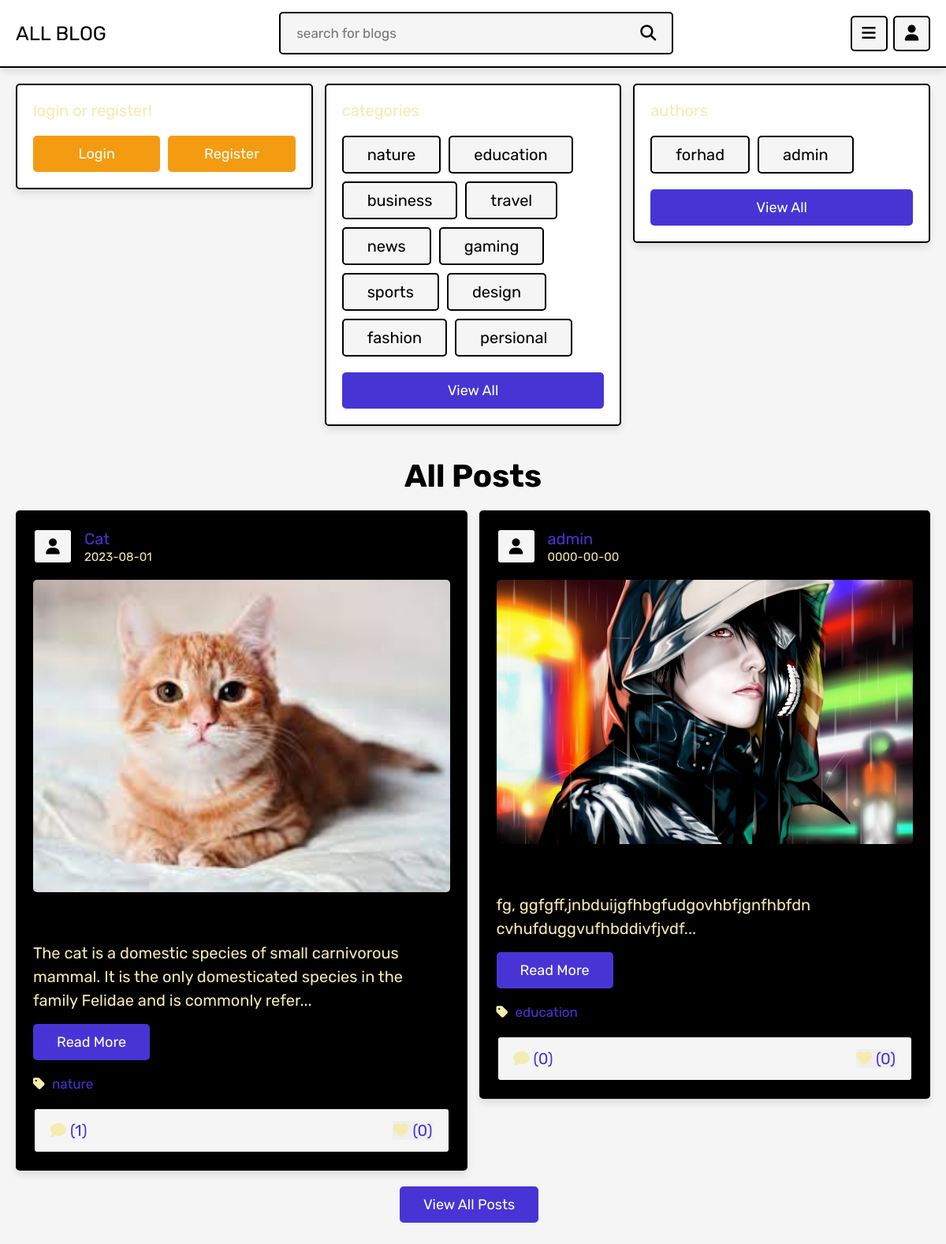
The app's page /home.php with its own data.
### tables this page shows
CREATE TABLE `posts` (
  `id` int(11) NOT NULL,
  `admin_id` int(11) NOT NULL,
  `name` varchar(100) NOT NULL,
  `title` varchar(100) NOT NULL,
  `content` varchar(1000) NOT NULL,
  `category` varchar(100) NOT NULL,
  `image` varchar(500) NOT NULL,
  `date` date NOT NULL,
  `status` varchar(10) NOT NULL
);

### home.php (the view, shortened to what this page needs)
<?php
include 'components/connect.php';
if(isset($_SESSION['user_id'])){
   $user_id = $_SESSION['user_id'];
}else{
   $user_id = '';
};
?>
<!DOCTYPE html>
<html lang="en">
<head>
   <link rel="stylesheet" href="https://cdnjs.cloudflare.com/ajax/libs/font-awesome/6.1.1/css/all.min.css">
   <link rel="stylesheet" href="css/style.css">
</head>
<body>
<?php include 'components/user_header.php'; ?>
<section class="home-grid">
   <div class="box-container">
      <div class="box">
         <?php
            $select_profile = $conn->prepare("SELECT * FROM `users` WHERE id = ?");
            $select_profile->execute([$user_id]);
            if($select_profile->rowCount() > 0){
               $fetch_profile = $select_profile->fetch(PDO::FETCH_ASSOC);
               $count_user_comments = $conn->prepare("SELECT * FROM `comments` WHERE user_id = ?");
               $count_user_comments->execute([$user_id]);
               $total_user_comments = $count_user_comments->rowCount();
               $count_user_likes = $conn->prepare("SELECT * FROM `likes` WHERE user_id = ?");
               $count_user_likes->execute([$user_id]);
               $total_user_likes = $count_user_likes->rowCount();
         ?>
         <p> welcome <span><?= $fetch_profile['name']; ?></span></p>
         <p>total comments : <span><?= $total_user_comments; ?></span></p>
         <p>posts liked : <span><?= $total_user_likes; ?></span></p>
         <a href="update.php" class="btn">update profile</a>
         <div class="flex-btn">
            <a href="user_likes.php" class="option-btn">likes</a>
            <a href="user_comments.php" class="option-btn">comments</a>
         </div>
         <?php
            }else{
         ?>
            <p class="name">login or register!</p>
            <div class="flex-btn">
               <a href="login.php" class="option-btn">login</a>
               <a href="register.php" class="option-btn">register</a>
            </div>
         <?php
          }
         ?>
      </div>
      <div class="box">
         <p>categories</p>
         <div class="flex-box">
            <a href="category.php?category=nature" class="links">nature</a>
            <a href="category.php?category=education" class="links">education</a>
            <a href="category.php?category=business" class="links">business</a>
            <a href="category.php?category=travel" class="links">travel</a>
            <a href="category.php?category=news" class="links">news</a>
            <a href="category.php?category=gaming" class="links">gaming</a>
            <a href="category.php?category=sports" class="links">sports</a>
            <a href="category.php?category=design" class="links">design</a>
            <a href="category.php?category=fashion" class="links">fashion</a>
            <a href="category.php?category=persional" class="links">persional</a>
            <a href="all_category.php" class="btn">view all</a>
         </div>
      </div>
      <div class="box">
         <p>authors</p>
         <div class="flex-box">
         <?php
            $select_authors = $conn->prepare("SELECT DISTINCT name FROM `admin` LIMIT 10");
            $select_authors->execute();
            if($select_authors->rowCount() > 0){
               while($fetch_authors = $select_authors->fetch(PDO::FETCH_ASSOC)){
         ?>
            <a href="author_posts.php?author=<?= $fetch_authors['name']; ?>" class="links"><?= $fetch_authors['name']; ?></a>
            <?php
            }
         }else{
            echo '<p class="empty">no posts added yet!</p>';
         }
         ?>
         <a href="authors.php" class="btn">view all</a>
         </div>
      </div>
   </div>
</section>
<section class="posts-container">
   <h1 class="heading">All Posts</h1>
   <div class="box-container">
      <?php
         $select_posts = $conn->prepare("SELECT * FROM `posts` WHERE status = ? LIMIT 6 ");
         $select_posts->execute(['active']);
         if($select_posts->rowCount() > 0){
            while($fetch_posts = $select_posts->fetch(PDO::FETCH_ASSOC)){
               $post_id = $fetch_posts['id'];
               $count_post_comments = $conn->prepare("SELECT * FROM `comments` WHERE post_id = ?");
               $count_post_comments->execute([$post_id]);
               $total_post_comments = $count_post_comments->rowCount();
               $count_post_likes = $conn->prepare("SELECT * FROM `likes` WHERE post_id = ?");
               $count_post_likes->execute([$post_id]);
               $total_post_likes = $count_post_likes->rowCount();
               $confirm_likes = $conn->prepare("SELECT * FROM `likes` WHERE user_id = ? AND post_id = ?");
               $confirm_likes->execute([$user_id, $post_id]);
      ?>
      <form class="box" method="post">
         <div class="post-admin">
            <i class="fas fa-user"></i>
            <div>
               <a href="author_posts.php?author=<?= $fetch_posts['name']; ?>"><?= $fetch_posts['name']; ?></a>
               <div><?= $fetch_posts['date']; ?></div>
            </div>
         </div>
         <?php
            if($fetch_posts['image'] != ''){
         ?>
         <img src="uploaded_img/<?= $fetch_posts['image']; ?>" class="post-image" alt="">
         <?php
         }
         ?>
         <div class="post-title"><?= $fetch_posts['title']; ?></div>
         <div class="post-content content-150"><?= $fetch_posts['content']; ?></div>
         <a href="view_post.php?post_id=<?= $post_id; ?>" class="inline-btn">read more</a>
         <a href="category.php?category=<?= $fetch_posts['category']; ?>" class="post-cat"> <i class="fas fa-tag"></i> <span><?= $fetch_posts['category']; ?></span></a>
         <div class="icons">
            <a href="view_post.php?post_id=<?= $post_id; ?>"><i class="fas fa-comment"></i><span>(<?= $total_post_comments; ?>)</span></a>
            <button type="submit" name="like_post"><i class="fas fa-heart" style="<?php if($confirm_likes->rowCount() > 0){ echo 'color:var(--red);'; } ?>  "></i><span>(<?= $total_post_likes; ?>)</span></button>
         </div>
      </form>
      <?php
         }
      }else{
         echo '<p class="empty">no posts added yet!</p>';
      }
      ?>
   </div>
   <div class="more-btn" style="text-align: center; margin-top:1rem;">
      <a href="posts.php" class="inline-btn">view all posts</a>
   </div>
</section>
</body>
</html>

### components/user_header.php (shortened to what this page needs)
<header class="header">
   <section class="flex">
      <a href="home.php" class="logo">ALL BLOG</a>
      <form action="search.php" method="POST" class="search-form">
         <input type="text" name="search_box" class="box" maxlength="100" placeholder="search for blogs" required>
         <button type="submit" class="fas fa-search" name="search_btn"></button>
      </form>
      <div class="icons">
         <div id="menu-btn" class="fas fa-bars"></div>
         <div id="user-btn" class="fas fa-user"></div>
      </div>
   </section>
</header>

### records on screen
posts: name "Cat", date "2023-08-01", image (picture), content "The cat is a domestic species of small carnivorous mammal. It is the only domesticated species in the family Felidae and is commonly refer", category "nature", total_post_comments "1", total_post_likes "0"
posts: name "admin", date "0000-00-00", image (picture), content "fg, ggfgff,jnbduijgfhbgfudgovhbfjgnfhbfdn cvhufduggvufhbddivfjvdf", category "education", total_post_comments "0", total_post_likes "0"

### other values on screen
$fetch_authors['name'] "forhad"
$fetch_authors['name'] "admin"
